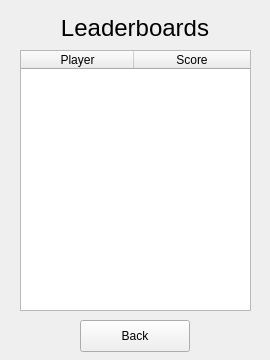
<?xml version="1.0" encoding="UTF-8"?>
<ui version="4.0">
 <class>MainWindow</class>
 <widget class="QMainWindow" name="MainWindow">
  <property name="geometry">
   <rect>
    <x>0</x>
    <y>0</y>
    <width>270</width>
    <height>360</height>
   </rect>
  </property>
  <property name="windowTitle">
   <string>Leaderboards</string>
  </property>
  <widget class="QWidget" name="centralwidget">
   <widget class="QLabel" name="leader_label">
    <property name="geometry">
     <rect>
      <x>35</x>
      <y>20</y>
      <width>200</width>
      <height>16</height>
     </rect>
    </property>
    <property name="font">
     <font>
      <pointsize>18</pointsize>
     </font>
    </property>
    <property name="text">
     <string>Leaderboards</string>
    </property>
    <property name="alignment">
     <set>Qt::AlignCenter</set>
    </property>
   </widget>
   <widget class="QTableWidget" name="leader_table">
    <property name="geometry">
     <rect>
      <x>20</x>
      <y>50</y>
      <width>231</width>
      <height>261</height>
     </rect>
    </property>
    <property name="editTriggers">
     <set>QAbstractItemView::NoEditTriggers</set>
    </property>
    <property name="selectionMode">
     <enum>QAbstractItemView::NoSelection</enum>
    </property>
    <property name="columnCount">
     <number>2</number>
    </property>
    <attribute name="horizontalHeaderVisible">
     <bool>true</bool>
    </attribute>
    <attribute name="horizontalHeaderCascadingSectionResizes">
     <bool>true</bool>
    </attribute>
    <attribute name="horizontalHeaderDefaultSectionSize">
     <number>113</number>
    </attribute>
    <attribute name="horizontalHeaderHighlightSections">
     <bool>true</bool>
    </attribute>
    <attribute name="horizontalHeaderMinimumSectionSize">
     <number>18</number>
    </attribute>
    <attribute name="horizontalHeaderStretchLastSection">
     <bool>true</bool>
    </attribute>
    <attribute name="verticalHeaderVisible">
     <bool>false</bool>
    </attribute>
    <column>
     <property name="text">
      <string>Player</string>
     </property>
     <property name="textAlignment">
      <set>AlignCenter</set>
     </property>
    </column>
    <column>
     <property name="text">
      <string>Score</string>
     </property>
     <property name="textAlignment">
      <set>AlignCenter</set>
     </property>
    </column>
   </widget>
   <widget class="QPushButton" name="back_button">
    <property name="geometry">
     <rect>
      <x>80</x>
      <y>320</y>
      <width>110</width>
      <height>32</height>
     </rect>
    </property>
    <property name="text">
     <string>Back</string>
    </property>
   </widget>
  </widget>
 </widget>
 <resources/>
 <connections/>
</ui>
